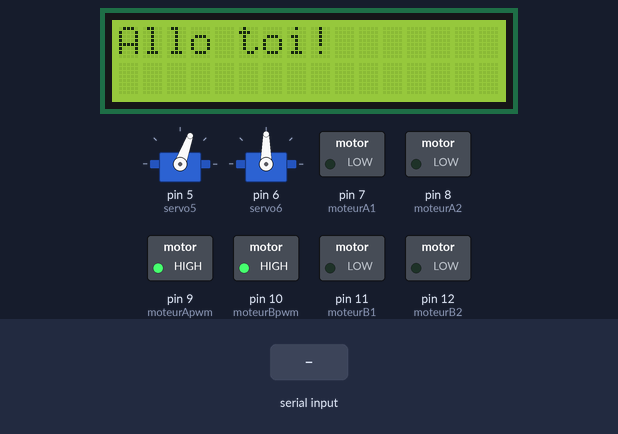
Simulated run of this sketch. Board: Arduino Nano, built with avr-gcc and run on an emulated ATmega328P. Parts: 16×2 character LCD, 2 × servo, switched loads named in the sketch (green lamp = pin HIGH). The inputs (shaded band) are chosen by the test bench. What the sketch prints to the serial monitor is not drawn.

Above: at 5.2 s.
5.3 s: "a" received over Serial
At 6.3 s:
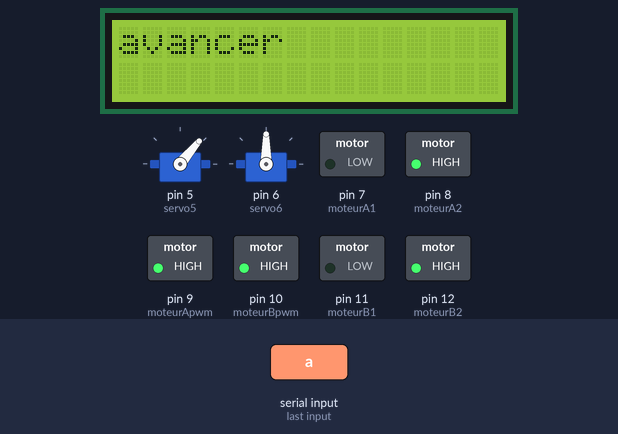
6.8 s: "r" received over Serial
At 7.4 s:
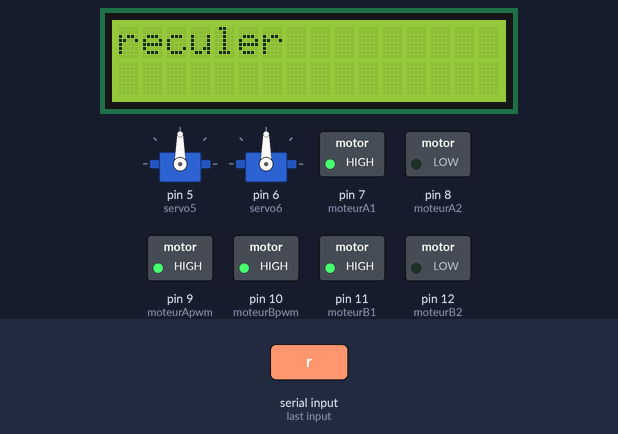
8.3 s: "g" received over Serial
At 9.5 s:
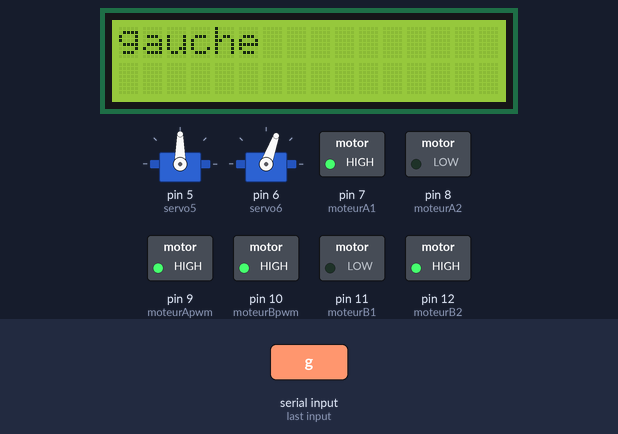
9.8 s: "d" received over Serial
At 10.9 s:
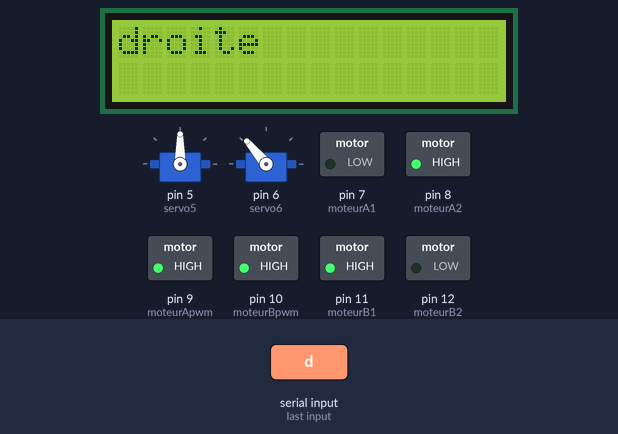
11.3 s: "s" received over Serial
At 12.0 s:
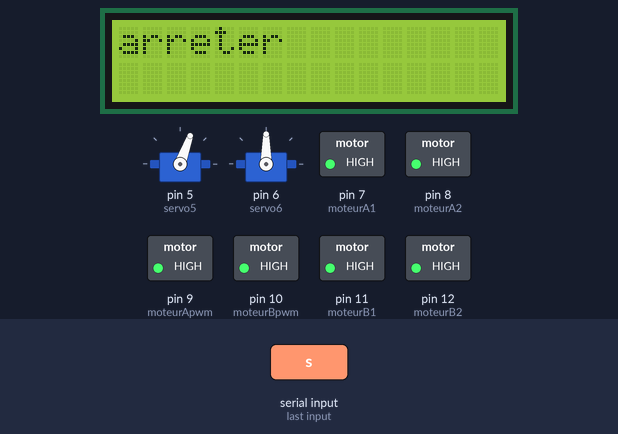
12.8 s: "2" received over Serial
At 13.3 s:
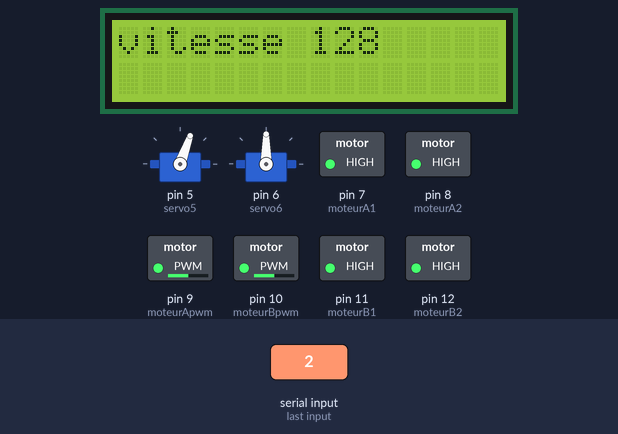
Timing chart, 0 to 15.3 s (numbered marks = the images above; inputs shaded):
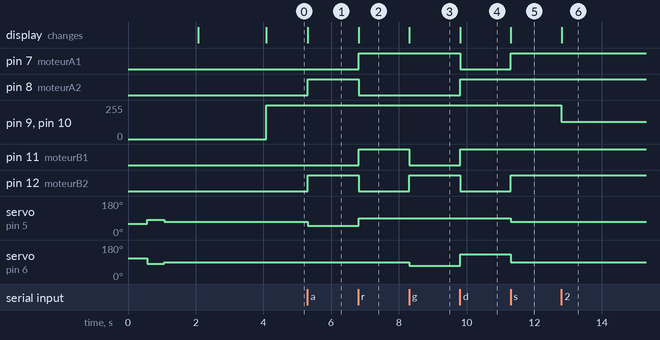

Measured:
- after the input at 5.3 s, pin 8 (moteurA2), pin 12 (moteurB2): LOW → HIGH at once; servo on pin 5 (servo5): 70° → 50° at once; the display: changes at once (image 1)
- after the input at 6.8 s, pin 7 (moteurA1), pin 11 (moteurB1): LOW → HIGH at once; pin 8 (moteurA2), pin 12 (moteurB2): HIGH → LOW at once; servo on pin 5 (servo5): 50° → 90° at once; the display: changes at once (image 2)
- after the input at 8.3 s, pin 11 (moteurB1): HIGH → LOW at once; pin 12 (moteurB2): LOW → HIGH at once; servo on pin 6 (servo6): 90° → 70° at once; the display: changes at once (image 3)
- after the input at 9.8 s, pin 7 (moteurA1), pin 12 (moteurB2): HIGH → LOW at once; pin 8 (moteurA2), pin 11 (moteurB1): LOW → HIGH at once; servo on pin 6 (servo6): 70° → 130° at once; the display: changes at once (image 4)
- after the input at 11.3 s, pin 7 (moteurA1), pin 12 (moteurB2): LOW → HIGH at once; servo on pin 5 (servo5): 90° → 70° at once; servo on pin 6 (servo6): 130° → 90° at once; the display: changes at once (image 5)
- after the input at 12.8 s, pin 9 (moteurApwm), pin 10 (moteurBpwm): 255/255 → 128/255 at once; the display: changes at once (image 6)

The sketch:

nano-serial-l298n-lcd.ino
```cpp
// nano-serial-l298n-lcd.ino
// by Francois Belleau

//i2c include
#include <Wire.h>

//lcd include
#include <LiquidCrystal_I2C.h>
LiquidCrystal_I2C lcd(0x27,16,2);  // set the LCD address to 0x27 for a 16 chars and 2 line display

//servo include
#include <Servo.h>

Servo servo5, servo6;


char buffer[80];
char carLu;
boolean debug = true;
String direction;
int vitesse;

// Definitions Arduino pins connected to input H Bridge
//int moteurA1 = 4;
//int moteurA2 = 5;
int moteurA1 = 7;
int moteurA2 = 8;
int moteurApwm = 9; // Needs to be a PWM pin to be able to control moteur speed

//int moteurB1 = 6;
//int moteurB2 = 7;
int moteurB1 = 11;
int moteurB2 = 12;
int moteurBpwm = 10; // Needs to be a PWM pin to be able to control moteur speed

void debugPrintln (String message) {
      if (debug) {
        lcd.clear();
        lcd.print(message);
        Serial.println(message);
      }
}

void setup() {
 //debug = false;
// lcd setup
  lcd.init();
  lcd.backlight();

//serial_setup
  //Serial.begin(115200);
  Serial.begin(9600);
  while (!Serial);

//servo setup

servo5.attach(5);
servo6.attach(6);

servo5.write(60);
servo6.write(110);
delay(500);

servo5.write(80);
servo6.write(80);
delay(500);

servo5.write(70);
servo6.write(90);
delay(1000);


 if (debug) {
  Serial.println("mode debug on");
 } else {
  Serial.println("mode debug off");
 }
 debugPrintln("Arduino boot");
 delay(2000);
 debugPrintln("Allo toi!");

//motor setup
 pinMode(moteurA1, OUTPUT);
 pinMode(moteurA2, OUTPUT);
 pinMode(moteurApwm,OUTPUT);
 pinMode(moteurB1, OUTPUT);
 pinMode(moteurB2, OUTPUT);
 pinMode(moteurBpwm,OUTPUT);

  vitesse = 255;
  vitesseA();
  vitesseB();
}

void loop() {
  if (Serial.available() > 0) {
    carLu = Serial.read();
    //Serial.print("car:");
    //Serial.println(carLu);
    interpreteur(carLu);
    delay(300);
  }
}

void regarderGauche() {
servo6.write(70);
delay(300);
}

void regarderDroite() {
servo6.write(130);
delay(300);
}

void regarderStop() {
servo5.write(70);
servo6.write(90);
delay(300);
}

void regarderAvancer() {
servo5.write(50);
servo6.write(90);
delay(300);
}

void regarderReculer() {
servo5.write(90);
servo6.write(90);
delay(300);
}


void vitesseA () {
 analogWrite(moteurApwm, vitesse);
}

void arretA () {
 digitalWrite(moteurA1, HIGH);
 digitalWrite(moteurA2, HIGH);
}

void avantA () {
 digitalWrite(moteurA1, LOW);
 digitalWrite(moteurA2, HIGH);
}

void arriereA () {
 digitalWrite(moteurA1, HIGH);
 digitalWrite(moteurA2, LOW);
}

void vitesseB () {
 analogWrite(moteurBpwm, vitesse);
}

void arretB () {
 digitalWrite(moteurB1, HIGH);
 digitalWrite(moteurB2, HIGH);
}

void avantB () {
 digitalWrite(moteurB1, LOW);
 digitalWrite(moteurB2, HIGH);
}

void arriereB () {
 digitalWrite(moteurB1, HIGH);
 digitalWrite(moteurB2, LOW);
}

void avancer() {
  direction = "avancer";
  debugPrintln(direction);
  avantA();
  avantB();
  regarderAvancer();
}

void reculer() {
  direction = "reculer";
  debugPrintln(direction);
  arriereA();
  arriereB();
  regarderReculer();
}

void droite() {
  direction = "droite";
  debugPrintln(direction);
  avantA();
  arriereB();
  regarderDroite();
}

void gauche() {
  direction = "gauche";
  debugPrintln(direction);
  arriereA();
  avantB();
  regarderGauche();
}

void arreter() {
  direction = "arreter";
  debugPrintln(direction);
  arretA();
  arretB();
  regarderStop();
}

void setVitesse(int v) {
  String message;

  if (v == 1) vitesse = 64;
  if (v == 2) vitesse = 128;
  if (v == 3) vitesse = 192;
  if (v == 4) vitesse = 255;

  vitesseA();
  vitesseB();

  //message = "vitesse "+ vitesse;
  sprintf(buffer, "vitesse %i", vitesse);
  //debugPrintln("vitesse "+ buffer);
  debugPrintln(buffer);
}


void interpreteur(char message) {
    switch (message) {
    case 97 :  //a
      avancer();
      break;
    case 114 : //r
      reculer();
      break;
    case 103 :  //g
      gauche();
      break;
    case 100 :  //d
      droite();
      break;
    case 115 :  //s
      arreter();
      break;
    case 49 :  //1
      setVitesse(1);
      break;
    case 50 :  //2
      setVitesse(2);
      break;
    case 51 :  //3
      setVitesse(3);
      break;
    case 52 :  //4
      setVitesse(4);
      break;
    default :  ;
    }
  }
```
